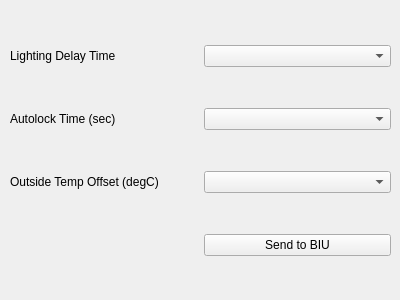
<?xml version="1.0" encoding="UTF-8"?>
<ui version="4.0">
 <class>BiuOpsSubaruInput1Window</class>
 <widget class="QWidget" name="BiuOpsSubaruInput1Window">
  <property name="geometry">
   <rect>
    <x>0</x>
    <y>0</y>
    <width>400</width>
    <height>300</height>
   </rect>
  </property>
  <property name="windowTitle">
   <string>Form</string>
  </property>
  <widget class="QWidget" name="gridLayoutWidget">
   <property name="geometry">
    <rect>
     <x>10</x>
     <y>10</y>
     <width>381</width>
     <height>281</height>
    </rect>
   </property>
   <layout class="QGridLayout" name="gridLayout">
    <item row="0" column="0">
     <widget class="QLabel" name="label_2">
      <property name="text">
       <string>Lighting Delay Time</string>
      </property>
     </widget>
    </item>
    <item row="0" column="1">
     <widget class="QComboBox" name="light_delay_combo"/>
    </item>
    <item row="1" column="1">
     <widget class="QComboBox" name="autolock_combo"/>
    </item>
    <item row="2" column="0">
     <widget class="QLabel" name="label_3">
      <property name="text">
       <string>Outside Temp Offset (degC)</string>
      </property>
     </widget>
    </item>
    <item row="1" column="0">
     <widget class="QLabel" name="label">
      <property name="text">
       <string>Autolock Time (sec)</string>
      </property>
     </widget>
    </item>
    <item row="2" column="1">
     <widget class="QComboBox" name="outtemp_combo"/>
    </item>
    <item row="3" column="1">
     <widget class="QPushButton" name="send_setting">
      <property name="text">
       <string>Send to BIU</string>
      </property>
     </widget>
    </item>
   </layout>
  </widget>
 </widget>
 <resources/>
 <connections/>
</ui>
